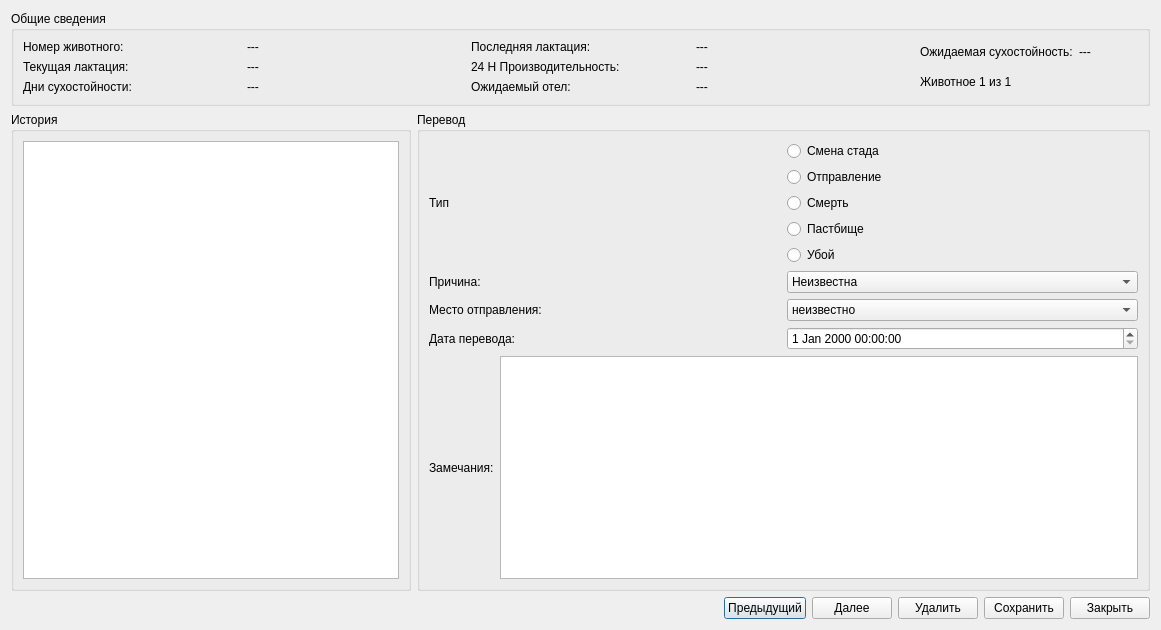
<?xml version="1.0" encoding="UTF-8"?>
<ui version="4.0">
 <class>form_dataentry_dataentry___transfer_add_Dialog</class>
 <widget class="QDialog" name="form_dataentry_dataentry___transfer_add_Dialog">
  <property name="geometry">
   <rect>
    <x>0</x>
    <y>0</y>
    <width>1161</width>
    <height>630</height>
   </rect>
  </property>
  <property name="windowTitle">
   <string>Dialog</string>
  </property>
  <layout class="QVBoxLayout" name="verticalLayout_8">
   <item>
    <widget class="QGroupBox" name="groupBox_3">
     <property name="title">
      <string>Общие сведения</string>
     </property>
     <layout class="QHBoxLayout" name="horizontalLayout_3">
      <item>
       <layout class="QVBoxLayout" name="verticalLayout_3">
        <item>
         <widget class="QLabel" name="label_2">
          <property name="text">
           <string>Номер животного:</string>
          </property>
         </widget>
        </item>
        <item>
         <widget class="QLabel" name="label_3">
          <property name="text">
           <string>Текущая лактация:</string>
          </property>
         </widget>
        </item>
        <item>
         <widget class="QLabel" name="label_4">
          <property name="text">
           <string>Дни сухостойности:</string>
          </property>
         </widget>
        </item>
       </layout>
      </item>
      <item>
       <layout class="QVBoxLayout" name="verticalLayout_4">
        <item>
         <widget class="QLabel" name="label_number">
          <property name="text">
           <string>---</string>
          </property>
         </widget>
        </item>
        <item>
         <widget class="QLabel" name="label_current_lactation">
          <property name="text">
           <string>---</string>
          </property>
         </widget>
        </item>
        <item>
         <widget class="QLabel" name="label_days_suhostoinost">
          <property name="text">
           <string>---</string>
          </property>
         </widget>
        </item>
       </layout>
      </item>
      <item>
       <layout class="QVBoxLayout" name="verticalLayout_5">
        <item>
         <widget class="QLabel" name="label_5">
          <property name="text">
           <string>Последняя лактация:</string>
          </property>
         </widget>
        </item>
        <item>
         <widget class="QLabel" name="label_6">
          <property name="text">
           <string>24 H Производительность:</string>
          </property>
         </widget>
        </item>
        <item>
         <widget class="QLabel" name="label_7">
          <property name="text">
           <string>Ожидаемый отел:</string>
          </property>
         </widget>
        </item>
       </layout>
      </item>
      <item>
       <layout class="QVBoxLayout" name="verticalLayout_6">
        <item>
         <widget class="QLabel" name="label_last_lactation">
          <property name="text">
           <string>---</string>
          </property>
         </widget>
        </item>
        <item>
         <widget class="QLabel" name="label_24_H_product">
          <property name="text">
           <string>---</string>
          </property>
         </widget>
        </item>
        <item>
         <widget class="QLabel" name="label_expected_calving">
          <property name="text">
           <string>---</string>
          </property>
         </widget>
        </item>
       </layout>
      </item>
      <item>
       <layout class="QVBoxLayout" name="verticalLayout_7">
        <item>
         <layout class="QHBoxLayout" name="horizontalLayout_2">
          <item>
           <widget class="QLabel" name="label_8">
            <property name="text">
             <string>Ожидаемая сухостойность:</string>
            </property>
           </widget>
          </item>
          <item>
           <widget class="QLabel" name="label_expected_calving_2">
            <property name="text">
             <string>---</string>
            </property>
           </widget>
          </item>
         </layout>
        </item>
        <item>
         <widget class="QLabel" name="label_9">
          <property name="text">
           <string>Животное 1 из 1</string>
          </property>
         </widget>
        </item>
       </layout>
      </item>
     </layout>
    </widget>
   </item>
   <item>
    <layout class="QHBoxLayout" name="horizontalLayout_10">
     <item>
      <widget class="QGroupBox" name="groupBox">
       <property name="maximumSize">
        <size>
         <width>400</width>
         <height>16777215</height>
        </size>
       </property>
       <property name="title">
        <string>История</string>
       </property>
       <layout class="QHBoxLayout" name="horizontalLayout_4">
        <item>
         <widget class="QTableWidget" name="tableWidget"/>
        </item>
       </layout>
      </widget>
     </item>
     <item>
      <widget class="QGroupBox" name="groupBox_2">
       <property name="title">
        <string>Перевод</string>
       </property>
       <layout class="QVBoxLayout" name="verticalLayout_2">
        <item>
         <layout class="QHBoxLayout" name="horizontalLayout">
          <item>
           <widget class="QLabel" name="label">
            <property name="text">
             <string>Тип</string>
            </property>
           </widget>
          </item>
          <item>
           <layout class="QVBoxLayout" name="verticalLayout">
            <item>
             <widget class="QRadioButton" name="radioButton">
              <property name="text">
               <string>Смена стада</string>
              </property>
             </widget>
            </item>
            <item>
             <widget class="QRadioButton" name="radioButton_2">
              <property name="text">
               <string>Отправление</string>
              </property>
             </widget>
            </item>
            <item>
             <widget class="QRadioButton" name="radioButton_3">
              <property name="text">
               <string>Смерть</string>
              </property>
             </widget>
            </item>
            <item>
             <widget class="QRadioButton" name="radioButton_4">
              <property name="text">
               <string>Пастбище</string>
              </property>
             </widget>
            </item>
            <item>
             <widget class="QRadioButton" name="radioButton_5">
              <property name="text">
               <string>Убой</string>
              </property>
             </widget>
            </item>
           </layout>
          </item>
         </layout>
        </item>
        <item>
         <layout class="QHBoxLayout" name="horizontalLayout_5">
          <item>
           <widget class="QLabel" name="label_10">
            <property name="text">
             <string>Причина:</string>
            </property>
           </widget>
          </item>
          <item>
           <widget class="QComboBox" name="comboBox_reason">
            <item>
             <property name="text">
              <string>Неизвестна</string>
             </property>
            </item>
           </widget>
          </item>
         </layout>
        </item>
        <item>
         <layout class="QHBoxLayout" name="horizontalLayout_6">
          <item>
           <widget class="QLabel" name="label_11">
            <property name="text">
             <string>Место отправления:</string>
            </property>
           </widget>
          </item>
          <item>
           <widget class="QComboBox" name="comboBox_origin_destination">
            <item>
             <property name="text">
              <string>неизвестно</string>
             </property>
            </item>
           </widget>
          </item>
         </layout>
        </item>
        <item>
         <layout class="QHBoxLayout" name="horizontalLayout_8">
          <item>
           <widget class="QLabel" name="label_12">
            <property name="text">
             <string>Дата перевода:</string>
            </property>
           </widget>
          </item>
          <item>
           <widget class="QDateTimeEdit" name="dateTimeEdit_date_transfer"/>
          </item>
         </layout>
        </item>
        <item>
         <layout class="QHBoxLayout" name="horizontalLayout_9">
          <item>
           <widget class="QLabel" name="label_13">
            <property name="text">
             <string>Замечания:</string>
            </property>
           </widget>
          </item>
          <item>
           <widget class="QTextEdit" name="textEdit"/>
          </item>
         </layout>
        </item>
       </layout>
      </widget>
     </item>
    </layout>
   </item>
   <item>
    <layout class="QHBoxLayout" name="horizontalLayout_7">
     <item>
      <spacer name="horizontalSpacer">
       <property name="orientation">
        <enum>Qt::Horizontal</enum>
       </property>
       <property name="sizeHint" stdset="0">
        <size>
         <width>40</width>
         <height>20</height>
        </size>
       </property>
      </spacer>
     </item>
     <item>
      <widget class="QPushButton" name="pushButton">
       <property name="text">
        <string>Предыдущий</string>
       </property>
      </widget>
     </item>
     <item>
      <widget class="QPushButton" name="pushButton_2">
       <property name="text">
        <string>Далее</string>
       </property>
      </widget>
     </item>
     <item>
      <widget class="QPushButton" name="pushButton_5">
       <property name="text">
        <string>Удалить</string>
       </property>
      </widget>
     </item>
     <item>
      <widget class="QPushButton" name="pushButton_save">
       <property name="text">
        <string>Сохранить</string>
       </property>
      </widget>
     </item>
     <item>
      <widget class="QPushButton" name="pushButton_close">
       <property name="text">
        <string>Закрыть</string>
       </property>
      </widget>
     </item>
    </layout>
   </item>
  </layout>
 </widget>
 <resources/>
 <connections/>
</ui>
